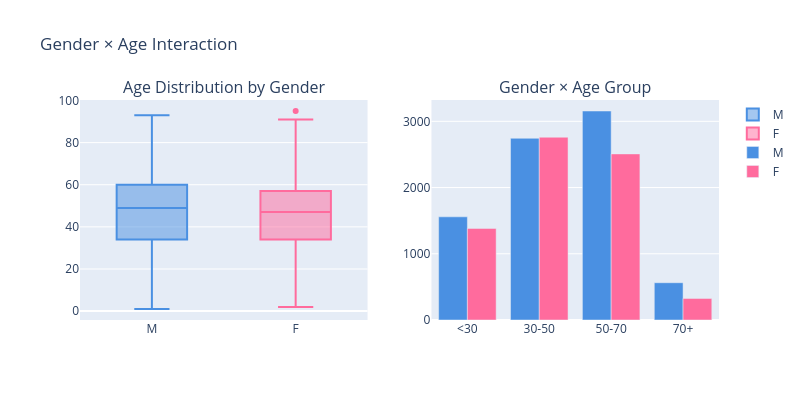

Notebook cell for this chart:
### Markdown cell above
#### **4.3 Crossed Analysis: Gender × Age**

*Let's check if gender and age distributions are independent, or if there are compound biases (for example, fewer young women than young men).*

### Code cell
# age by gender: boxplot + statistical test
stat, p = mannwhitneyu(
    df[df['Patient Gender']=='M']['Patient Age'],
    df[df['Patient Gender']=='F']['Patient Age']
)

fig = make_subplots(rows=1, cols=2, subplot_titles=('Age Distribution by Gender', 'Gender × Age Group'))

for gender, color in [('M', '#4A90E2'), ('F', '#FF6B9D')]:
    fig.add_trace(go.Box(y=df[df['Patient Gender']==gender]['Patient Age'],
                         name=gender, marker_color=color), row=1, col=1)

# gender × age group
cross = pd.crosstab(df['age_group'], df['Patient Gender'])
for gender, color in [('M', '#4A90E2'), ('F', '#FF6B9D')]:
    fig.add_trace(go.Bar(x=cross.index.astype(str), y=cross[gender], name=gender,
                         marker_color=color), row=1, col=2)

fig.update_layout(height=400, width=800, title_text='Gender × Age Interaction')
fig.show()

print(f"Mann-Whitney U test (age by gender): p-value = {p:.4e}")
print("Significant difference" if p < 0.05 else "No significant difference")

### Figure 1 — Plotly figure (JSON) as saved in the notebook; plotly's stock layout.template omitted (floating-point values rounded to 4 significant figures; data arrays with more than 128 entries replaced by an {"elided": "..."} marker saying what was removed)
{"data": [{"marker": {"color": "#4A90E2"}, "name": "M", "type": "box", "xaxis": "x", "y": {"elided": "8021 int values"}, "yaxis": "y"}, {"marker": {"color": "#FF6B9D"}, "name": "F", "type": "box", "xaxis": "x", "y": {"elided": "6977 int values"}, "yaxis": "y"}, {"marker": {"color": "#4A90E2"}, "name": "M", "type": "bar", "x": ["<30", "30-50", "50-70", "70+"], "xaxis": "x2", "y": [1558, 2744, 3156, 563], "yaxis": "y2"}, {"marker": {"color": "#FF6B9D"}, "name": "F", "type": "bar", "x": ["<30", "30-50", "50-70", "70+"], "xaxis": "x2", "y": [1383, 2760, 2508, 326], "yaxis": "y2"}], "layout": {"annotations": [{"font": {"size": 16}, "showarrow": false, "text": "Age Distribution by Gender", "x": 0.225, "xanchor": "center", "xref": "paper", "y": 1, "yanchor": "bottom", "yref": "paper"}, {"font": {"size": 16}, "showarrow": false, "text": "Gender × Age Group", "x": 0.775, "xanchor": "center", "xref": "paper", "y": 1, "yanchor": "bottom", "yref": "paper"}], "height": 400, "title": {"text": "Gender × Age Interaction"}, "width": 800, "xaxis": {"anchor": "y", "domain": [0, 0.45]}, "xaxis2": {"anchor": "y2", "domain": [0.55, 1]}, "yaxis": {"anchor": "x", "domain": [0, 1]}, "yaxis2": {"anchor": "x2", "domain": [0, 1]}}}
